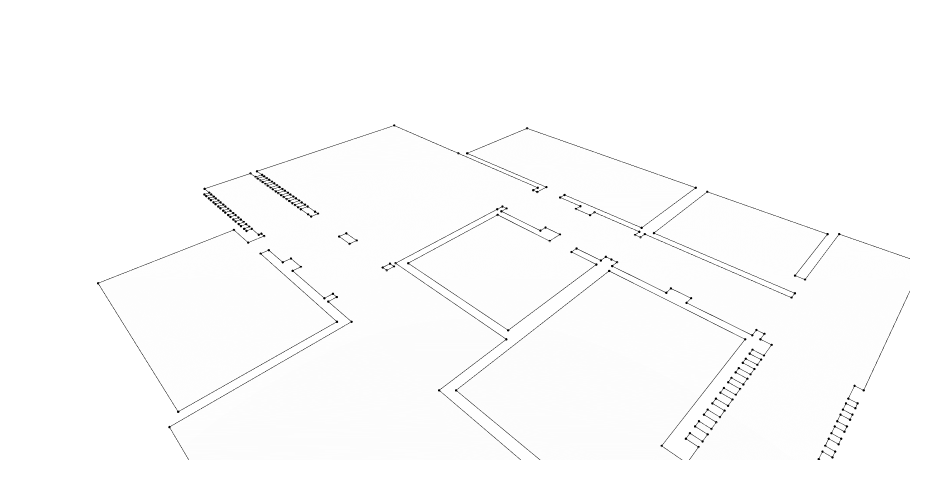

Notebook code cell kept with this figure:
### Markdown cell above
## 4. Import the DXF files, Check them and Show them

### Code cell
# --- Outer boundary ---
raw_outer = Topology.ByDXFPath(r"C:\Users\Win11\GraphML_RaniaChihaoui\assets\obj\Ext_Wire.dxf")
cluster_outer = Cluster.ByTopologies(raw_outer)
merged_outer = Topology.SelfMerge(cluster_outer)
print("Merged outer type:", type(merged_outer))

# merged_outer is already a Wire — use it directly as the external boundary
eb = merged_outer
print("External boundary:", eb)
print("Is closed:", Wire.IsClosed(eb))

# --- Inner boundaries ---
raw_inner = Topology.ByDXFPath(r"C:\Users\Win11\GraphML_RaniaChihaoui\assets\obj\Int_Wire.dxf")
cluster_inner = Cluster.ByTopologies(raw_inner)
merged_inner = Topology.SelfMerge(cluster_inner)
inner_wires = Topology.Wires(merged_inner)
print("Inner wires:", len(inner_wires))

# --- Rebuild clean face ---
first_floor = Face.ByWires(eb, inner_wires)
print("first_floor:", first_floor)

Topology.Show(first_floor, renderer=renderer)

### Figure 1 — Plotly figure (JSON) as saved in the notebook; plotly's stock layout.template omitted (floating-point values rounded to 4 significant figures; data arrays with more than 128 entries replaced by an {"elided": "..."} marker saying what was removed)
{"data": [{"customdata": {"elided": "253 str values"}, "hoverinfo": "text", "hovertemplate": {"elided": "253 str values"}, "hovertext": {"elided": "253 str values"}, "legendgroup": "1", "legendrank": 1, "marker": {"color": {"elided": "253 str values"}, "line": {"width": 0}, "opacity": 1, "size": {"elided": "253 float values"}, "sizemode": "diameter", "symbol": "circle"}, "mode": "markers", "name": "1: Untitled (Vertices)", "showlegend": false, "text": {"elided": "253 str values"}, "type": "scatter3d", "x": {"elided": "253 float values"}, "y": {"elided": "253 float values"}, "z": {"elided": "253 float values"}}, {"hoverinfo": "text", "legendgroup": "2", "legendrank": 2, "line": {"color": "black", "dash": "solid", "width": 1}, "marker": {"size": 0}, "mode": "lines", "name": "1: Untitled (Edges)", "showlegend": false, "text": "", "type": "scatter3d", "x": {"elided": "759 float values"}, "y": {"elided": "759 float values"}, "z": {"elided": "759 float values"}}, {"cmax": 1, "cmin": 0, "color": "#FAFAFA", "colorscale": [[0, "#440154"], [0.1111, "#482878"], [0.2222, "#3e4989"], [0.3333, "#31688e"], [0.4444, "#26828e"], [0.5556, "#1f9e89"], [0.6667, "#35b779"], [0.7778, "#6ece58"], [0.8889, "#b5de2b"], [1, "#fde725"]], "flatshading": true, "hoverinfo": "text", "hovertext": "", "i": {"elided": "275 int values"}, "j": {"elided": "275 int values"}, "k": {"elided": "275 int values"}, "legendgroup": "3", "legendrank": 3, "lighting": {"facenormalsepsilon": 0}, "name": "1: Untitled (Faces)", "opacity": 0.5, "showlegend": false, "showscale": false, "text": "", "type": "mesh3d", "x": {"elided": "253 float values"}, "y": {"elided": "253 float values"}, "z": {"elided": "253 float values"}}], "layout": {"autosize": true, "height": 500, "margin": {"b": 40, "l": 40, "r": 40, "t": 40}, "paper_bgcolor": "RGBA(0,0,0,0)", "plot_bgcolor": "RGBA(0,0,0,0)", "scene": {"aspectmode": "data", "camera": {"center": {"x": 0, "y": 0, "z": 0}, "eye": {"x": -1.25, "y": -1.25, "z": 1.25}, "projection": {"type": "perspective"}, "up": {"x": 0, "y": 0, "z": 1}}, "xaxis": {"visible": false}, "yaxis": {"visible": false}, "zaxis": {"visible": false}}, "showlegend": true, "width": 950, "xaxis": {"showgrid": false, "visible": false, "zeroline": false}, "yaxis": {"showgrid": false, "visible": false, "zeroline": false}}}
